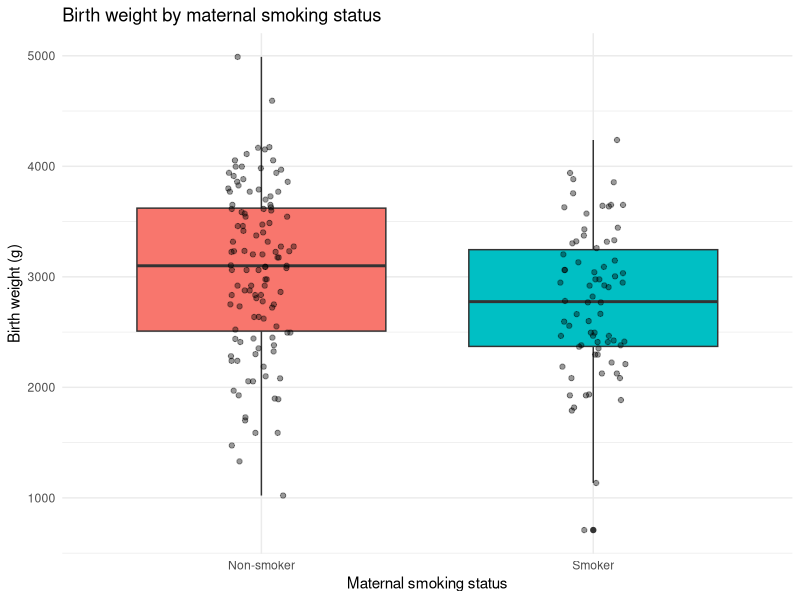
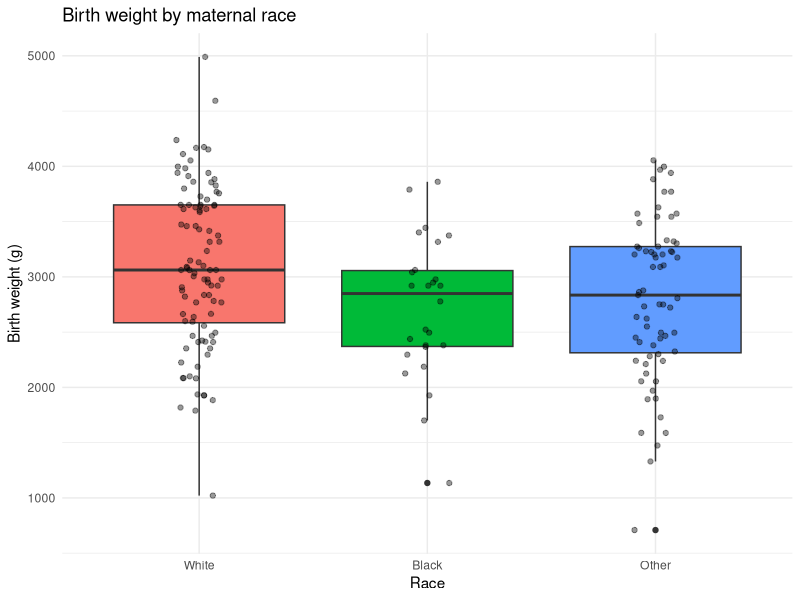
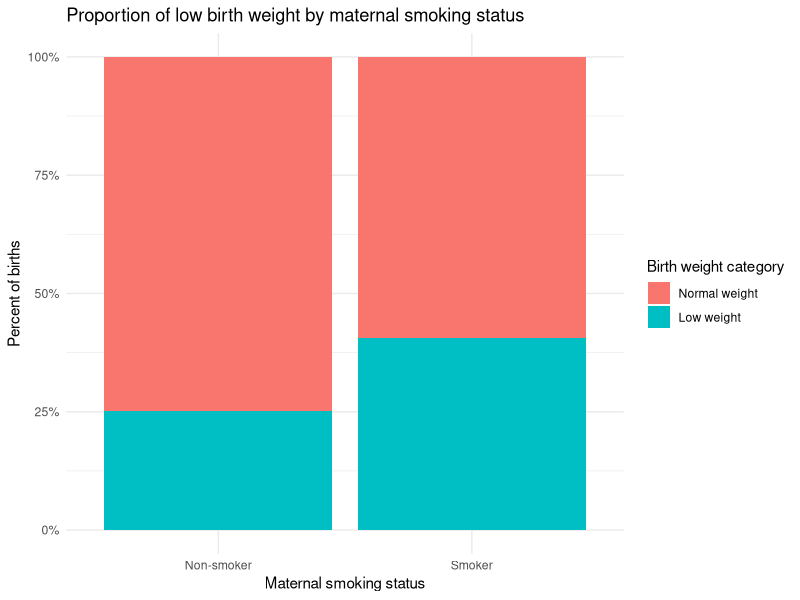

Source code (R) for these figures, in order:
## ---- chunk 1
library(MASS)
data(birthwt)
## ---- chunk 2
str(birthwt)
## ---- chunk 3
head(birthwt)
## ---- chunk 4
birthwt$smoke_f <- factor(birthwt$smoke, levels = c(0,1), labels = c("Non-smoker","Smoker"))
birthwt$race_f  <- factor(birthwt$race, levels = c(1,2,3), labels = c("White","Black","Other"))
birthwt$low_f   <- factor(birthwt$low, levels = c(0,1), labels = c("Normal weight","Low weight"))
birthwt$ht_f    <- factor(birthwt$ht, levels = c(0,1), labels = c("No hypertension","Hypertension"))

head(birthwt[, c("bwt","smoke_f","race_f","low_f","ht_f")])
## ---- chunk 5
library(ggplot2)

ggplot(birthwt, aes(x = smoke_f, y = bwt, fill = smoke_f)) +
  geom_boxplot() +
  geom_jitter(width = 0.1, alpha = 0.4) +
  labs(title = "Birth weight by maternal smoking status",
       x = "Maternal smoking status", y = "Birth weight (g)") +
  theme_minimal() +
  theme(legend.position = "none")
## ---- chunk 6
ggplot(birthwt, aes(x = race_f, y = bwt, fill = race_f)) +
  geom_boxplot() +
  geom_jitter(width = 0.1, alpha = 0.4) +
  labs(title = "Birth weight by maternal race",
       x = "Race", y = "Birth weight (g)") +
  theme_minimal() +
  theme(legend.position = "none")
## ---- chunk 7
ggplot(birthwt, aes(x = smoke_f, fill = low_f)) +
  geom_bar(position = "fill") +
  scale_y_continuous(labels = scales::percent) +
  labs(title = "Proportion of low birth weight by maternal smoking status",
       x = "Maternal smoking status", y = "Percent of births", fill = "Birth weight category") +
  theme_minimal()
## ---- chunk 8
t.test(bwt ~ smoke_f, data = birthwt)
## ---- chunk 9
shapiro.test(birthwt$bwt[birthwt$smoke_f == "Smoker"])
shapiro.test(birthwt$bwt[birthwt$smoke_f == "Non-smoker"])
## ---- chunk 10
race_model <- aov(bwt ~ race_f, data = birthwt)
summary(race_model)
## ---- chunk 11
TukeyHSD(race_model)
## ---- chunk 12
smoke_low_table <- table(birthwt$smoke_f, birthwt$low_f)
smoke_low_table
## ---- chunk 13
chisq.test(smoke_low_table)
